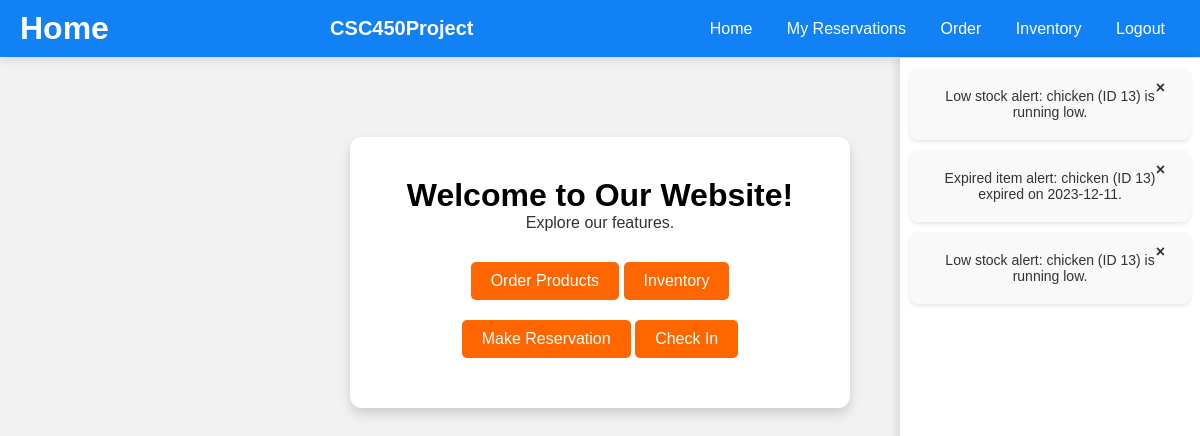
Page /home (signed in) on the committed database.
### tables this page shows
CREATE TABLE "Notification" (
NotificationID INTEGER PRIMARY KEY AUTOINCREMENT,
AccountID INTEGER NOT NULL,
Message VARCHAR(150),
FOREIGN KEY (AccountID) REFERENCES Account(AccountID)
);

### app.py (the view)
@app.route("/home")
def home():
    session.pop('reservation_chosen', None)
    if 'email' not in session:
        return redirect(url_for('login'))
    disable_script = """
    <script>
        document.addEventListener('DOMContentLoaded', function() {
            const loginButton = document.getElementById('login-btn');
            if (loginButton) {
                loginButton.style.backgroundColor = '#808080';
                loginButton.style.pointerEvents = 'none';
            }
        });
    </script>
    """
    db = Database()
    user_notifs = db.get_account_notifications(session.get('email'))
    if user_notifs:
        return render_template('home.html', user_notifs=user_notifs, remove_notification=db.remove_notification, disable_script=disable_script)
    return render_template('home.html', remove_notification=db.remove_notification, disable_script=disable_script)

### database.py (called while the page is built)
    def __del__(self):
        self.cursor.close()

    def get_id_from_email(self, email: str) -> int:
        command = """
        SELECT AccountID
        FROM Account
        WHERE AccountEmail = ?
        """
        params = (email,)
        self.cursor.execute(command, params)
        return self.cursor.fetchone()[0]

    def get_account_notifications(self, email) -> list | None:
        command = """
        SELECT NotificationID, Message
        FROM Notification
        WHERE AccountID = ?
        """
        params = (self.get_id_from_email(email),)
        self.cursor.execute(command, params)
        results = self.cursor.fetchall()
        if len(results) <= 0:
            return None
        return results

### templates/home.html (shortened to what this page needs)
<!DOCTYPE html>
<html lang="en">
    <head>
    </head>
    <body>
        <div class="navbar">
            <h1>Home</h1>
            <div class="brand">CSC450Project</div>
            <div>
              <a href="/home">Home</a>
              {% if session.get('email') %}
                <a href="/myReservations">My Reservations</a>
                <a href="/ordering">Order</a>
                <a href="/inventory">Inventory</a>
                <a href="/logout">Logout</a>
              {% else %}
                <a href="/login">Login</a>
              {% endif %}
            </div>
          </div>
        <div class="home-container">
            <h1>Welcome to Our Website!</h1>
            <p>Explore our features.</p>
            {% with account_type = session.get('account_type') %}
                {% if account_type == 'manager' %}
                    <a class="tableButton" href="/ordering">Order Products</a>
                    <a class="tableButton" href="/inventory">Inventory</a>
                    <a class="tableButton" href="/reservation">Make Reservation</a>
                    <a class="tableButton" href="/checkInReservation">Check In</a>
                {% elif account_type == 'employee' %}
                    <a class="tableButton" href="/checkInReservation">Check In</a>
                    <a class="tableButton" href="/inventory">Inventory</a>
                    <a class="tableButton" href="/reservation">Make Reservation</a>
                {% else %}
                    <a href="/reservationInfo">Make Reservation</a>
                    <a href="/myReservations">My Reservations</a>
                {% endif %}
            {% endwith %}
            <div id="notification-panel" class="notification-panel">
                {% if user_notifs %}
                    {% for id, message in user_notifs %}
                        <div class="notification">
                            {{ message }}
                            <form action="/remove_notification" method="POST" style="display:inline;">
                                <button type="submit" class="closebtn">&times;</button>
                            </form>
                        </div>
                    {% endfor %}
                {% endif %}
            </div>
        </div>
    </body>
</html>

### templates/home.html (style rules this page uses)
* { box-sizing: border-box; margin: 0; padding: 0; }
body { margin: 0; font-family: Arial, sans-serif; background-color: #f2f2f2; display: flex; flex-direction: column; align-items: center; min-height: 100vh; }
.navbar { display: flex; justify-content: space-between; align-items: center; background-color: #1181f5; color: #ffffff; padding: 10px 20px; box-shadow: 0 4px 8px rgba(0, 0, 0, 0.1); position: sticky; top: 0; width: 100%; z-index: 1000; }
.navbar a { color: #ffffff; text-decoration: none; margin: 0 15px; font-size: 16px; transition: color 0.3s; }
.brand { font-size: 20px; font-weight: bold; }
.home-container { background-color: #ffffff; padding: 40px; border-radius: 12px; box-shadow: 0 6px 12px rgba(0, 0, 0, 0.15); width: 500px; max-width: 90%; margin-top: 80px; text-align: center; }
p { color: #333333; margin-bottom: 20px; font-size: 16px; }
.tableButton { display: inline-block; margin: 10px 0; padding: 10px 20px; background-color: #ff6600; color: #ffffff; text-decoration: none; border-radius: 5px; font-size: 16px; transition: background-color 0.3s; }
.closebtn { margin-right: 15px; color: rgb(0, 0, 0); font-weight: bold; float: right; font-size: 22px; line-height: 20px; cursor: pointer; transition: 0.3s; background: none; border: none; outline: none; }
.notification-panel { position: fixed; top: 58px; right: 0; width: 300px; height: calc(100% - 58px); background-color: #ffffff; box-shadow: -4px 0 8px rgba(0, 0, 0, 0.1); display: none; overflow-y: auto; z-index: 1000; }
.notification { margin: 10px; padding: 20px; border-radius: 8px; background-color: #f9f9f9; box-shadow: 0 2px 4px rgba(0, 0, 0, 0.1); font-size: 14px; color: #333; position: relative; }
.notification .closebtn { position: absolute; top: 10px; right: 10px; color: #333; font-size: 16px; cursor: pointer; background: none; border: none; }

### rows in the picture
Notification: Message "Low stock alert: chicken (ID 13) is running low."
Notification: Message "Expired item alert: chicken (ID 13) expired on 2023-12-11."
Notification: Message "Low stock alert: chicken (ID 13) is running low."
